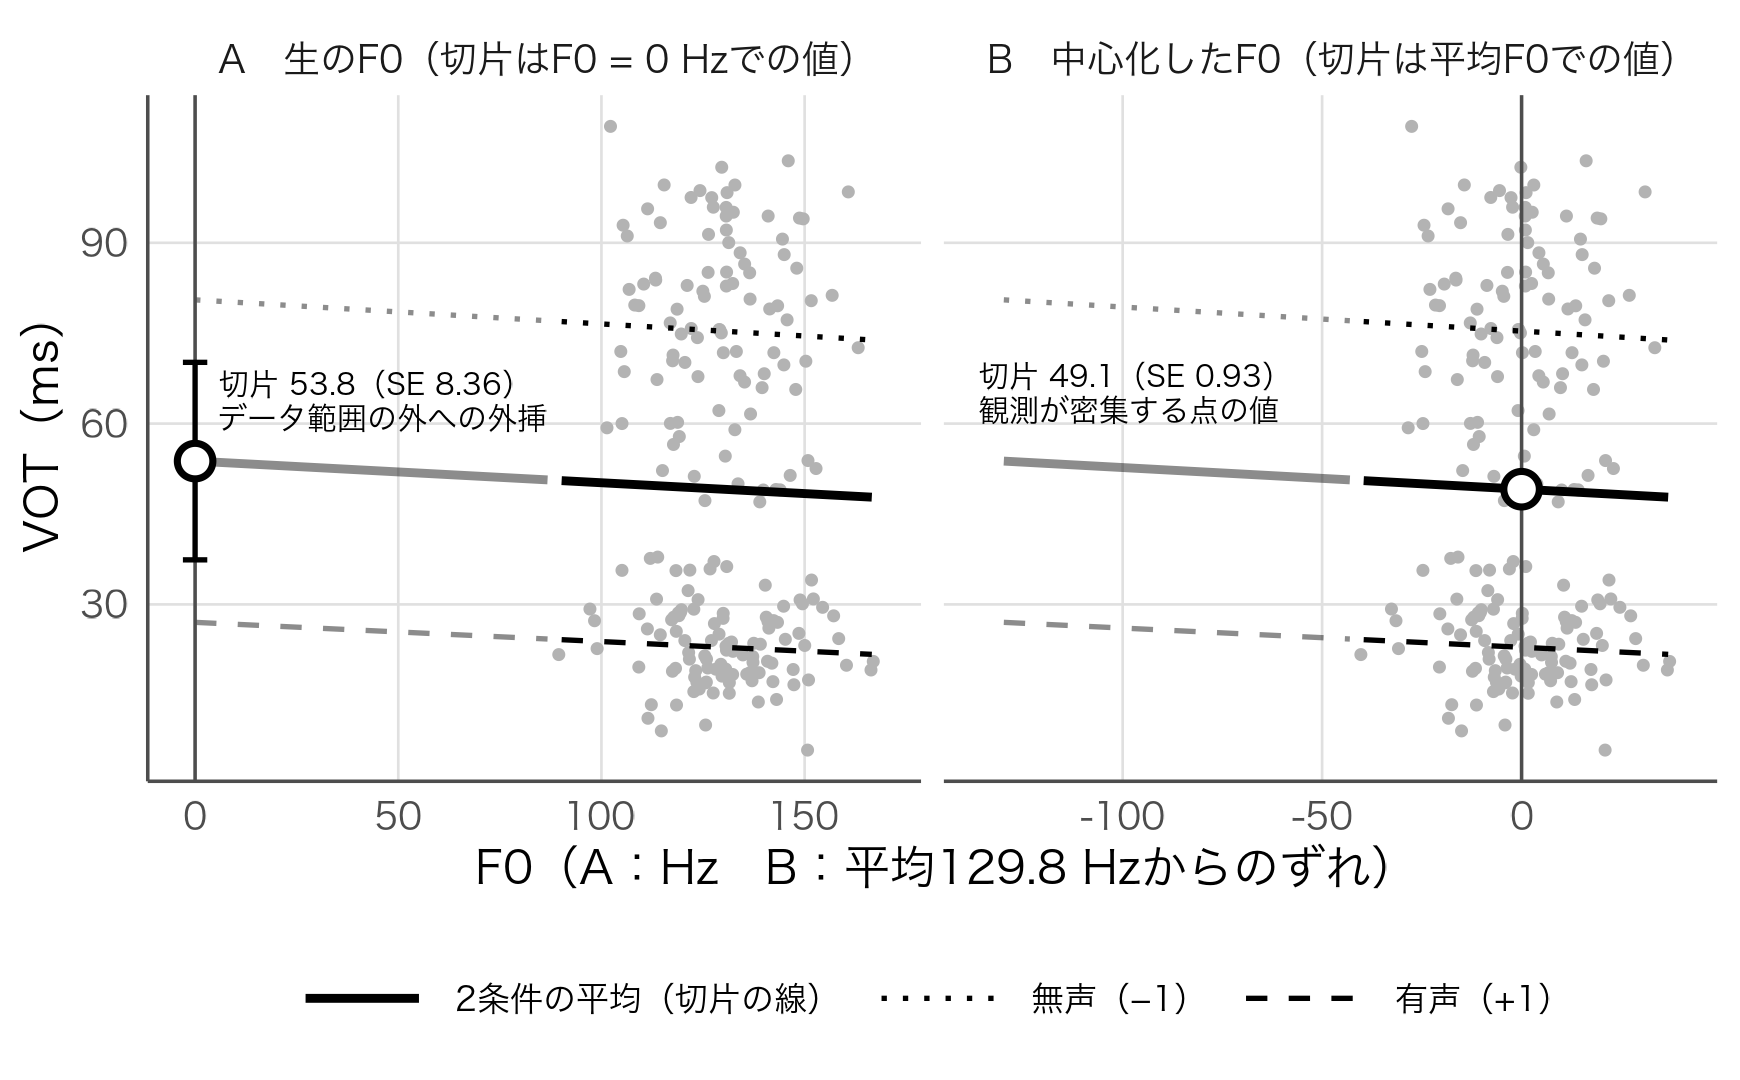

Generate this figure with R:
# 図4-2：F0の中心化前後で、切片が何を表すか（交互作用モデル、条件はsum coding）
source("figures/style.R"); source("figures/vot_data.R")
d <- vot_data %>% mutate(cs = C(condition, sum), F0c = F0 - mean(F0))
m_raw <- lm(VOT ~ cs * F0, d); m_cen <- lm(VOT ~ cs * F0c, d)
cr <- summary(m_raw)$coef; cc <- summary(m_cen)$coef
print(round(cr, 4)); print(round(cc, 4))
stopifnot(abs(cr[1,1]-53.8)<.05, abs(cr[1,2]-8.36)<.01, abs(cc[1,1]-49.1)<.05, abs(cc[1,2]-0.93)<.01,
          abs(cr[4,1]-0.00405)<5e-6, abs(cr[4,4]-0.9497)<5e-5, abs(summary(m_raw)$r.squared-0.8043)<5e-5)
mu <- mean(d$F0)
lines_df <- function(b, xs, shift) {   # b: 係数 (切片, cs, F0, cs:F0)
  rbind(data.frame(x = xs, y = (b[1]+b[2]) + (b[3]+b[4])*xs, g = "有声（+1）"),
        data.frame(x = xs, y = (b[1]-b[2]) + (b[3]-b[4])*xs, g = "無声（−1）"),
        data.frame(x = xs, y = b[1] + b[3]*xs, g = "2条件の平均（切片の線）"))
}
pan <- c("A　生のF0（切片はF0 = 0 Hzでの値）", "B　中心化したF0（切片は平均F0での値）")
xr <- seq(0, 170, length.out = 50); xc <- seq(0 - mu, 170 - mu, length.out = 50)
L <- rbind(transform(lines_df(coef(m_raw), xr), panel = pan[1], obs = FALSE),
           transform(lines_df(coef(m_cen), xc), panel = pan[2], obs = FALSE))
L$obs <- ifelse(L$panel == pan[1], L$x >= min(d$F0) & L$x <= max(d$F0), L$x >= min(d$F0c) & L$x <= max(d$F0c))
L$seg <- ifelse(L$panel == pan[1], ifelse(L$x < min(d$F0), "lo", ifelse(L$x > max(d$F0), "hi", "obs")),
                ifelse(L$x < min(d$F0c), "lo", ifelse(L$x > max(d$F0c), "hi", "obs")))
L$panel <- factor(L$panel, levels = pan)
pts <- rbind(data.frame(x = d$F0, y = d$VOT, panel = pan[1]), data.frame(x = d$F0c, y = d$VOT, panel = pan[2]))
pts$panel <- factor(pts$panel, levels = pan)
ic <- data.frame(panel = factor(pan, levels = pan), x = 0, y = c(cr[1,1], cc[1,1]), se = c(cr[1,2], cc[1,2]),
  lab = c(sprintf("切片 %.1f（SE %.2f）\nデータ範囲の外への外挿", cr[1,1], cr[1,2]),
          sprintf("切片 %.1f（SE %.2f）\n観測が密集する点の値", cc[1,1], cc[1,2])))
ic$lx <- c(6, -136); ic$ly <- c(cr[1,1] + 10, cc[1,1] + 16)
rng <- data.frame(panel = factor(pan, levels = pan), xmin = c(min(d$F0), min(d$F0c)), xmax = c(max(d$F0), max(d$F0c)))
p <- ggplot() +
  geom_point(data = pts, aes(x, y), colour = "grey70", size = 0.8) +
  geom_line(data = L, aes(x, y, linetype = g, linewidth = g, alpha = obs, group = interaction(g, seg, panel)), colour = "black") +
  geom_vline(xintercept = 0, colour = "grey30", linewidth = 0.4) +
  geom_errorbar(data = ic, aes(x = x, ymin = y - 1.96*se, ymax = y + 1.96*se), width = 6, linewidth = 0.6) +
  geom_point(data = ic, aes(x, y), shape = 21, size = 3.2, fill = "white", stroke = 1.2) +
  geom_text(data = ic, aes(lx, ly, label = lab), hjust = 0, vjust = 0.5, size = 2.5, family = "hira", lineheight = 0.95) +
  facet_wrap(~panel, nrow = 1, scales = "free_x") +
  scale_linetype_manual(values = c("有声（+1）" = "dashed", "無声（−1）" = "dotted", "2条件の平均（切片の線）" = "solid"), name = NULL) +
  scale_linewidth_manual(values = c("有声（+1）" = 0.6, "無声（−1）" = 0.6, "2条件の平均（切片の線）" = 1.0), name = NULL) +
  scale_alpha_manual(values = c(`TRUE` = 1, `FALSE` = 0.45), guide = "none") +
  guides(linetype = guide_legend(nrow = 1), linewidth = guide_legend(nrow = 1)) +
  labs(x = "F0（A：Hz　B：平均129.8 Hzからのずれ）", y = "VOT（ms）") +
  theme(legend.key.width = unit(1.2, "cm"), legend.text = element_text(size = 8))
save_fig(p, "ch04_centering", w = 5.8, h = 3.6)
